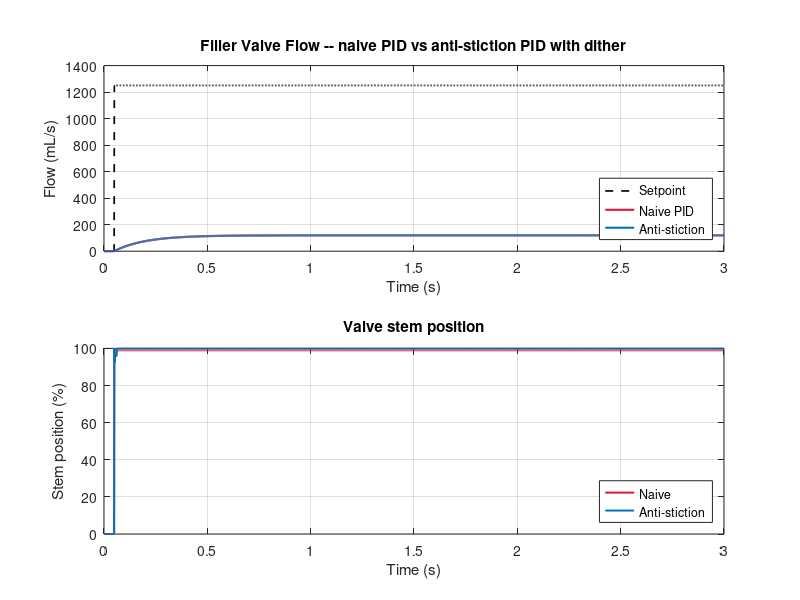
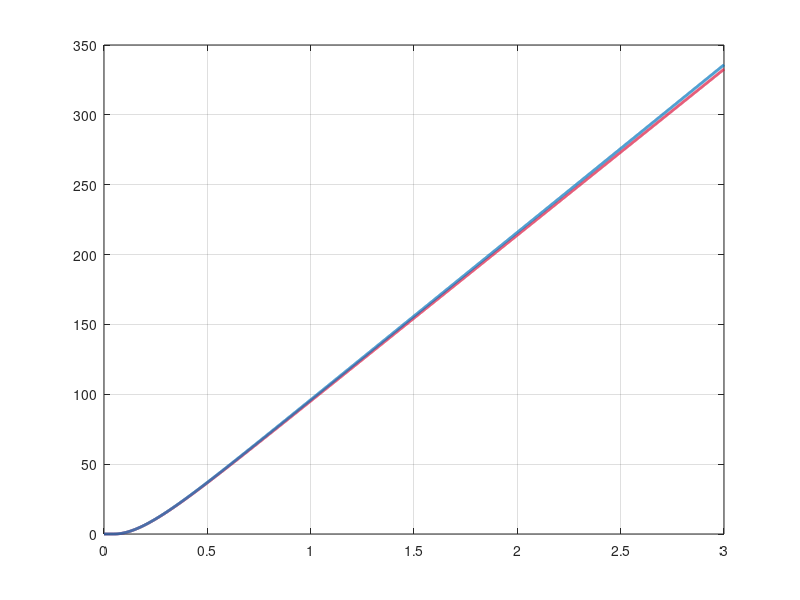

MATLAB code for these plots, in order: (Note: this script raises an error after producing the figures.)
clear; clc; close all;

% =========================================================
% Problem Title  : Filler Valve Nonlinear PID Control
%                  (Stiction + Anti-stiction Dither Comparison)
% Plant          : Pneumatic filler valve on a 24,000 bph Coca-Cola
%                  PET filling line.  Dispenses 500 mL per bottle in
%                  a 0.4 s window. Linear first-order valve dynamics
%                  with a stiction (static friction) nonlinearity in
%                  the valve stem.
% Controller     : PID -- TWO VARIANTS compared in this script:
%                  Variant A -- Naive PID + conditional anti-windup,
%                               no dither
%                  Variant B -- Same PID + conditional anti-windup +
%                               50 Hz anti-stiction dither
%                  NOTE: No closed-form SIMC / IMC tuning formula
%                  applies to this nonlinear plant. Gains are hand-
%                  tuned to stabilise the loop while making the
%                  stiction behaviour clearly visible.
% Difficulty     : HARD
% Plant TF       : G_lin(s) = K / (tau*s + 1)   [linear part]
%                  K            = 1.2   mL/s per % valve opening
%                  tau          = 0.15  s         valve dynamics
%                  Stiction band   = 2.0 %        stem sticks until
%                                    |u_cmd - u_stem| exceeds band
%                  Slip overshoot  = 1.0 %        stem overshoots on
%                                    break-away
% Requirements   : Fill 500 mL per bottle within +/- 2 mL (+/- 0.4 %)
%                  Filling window: 0.4 s active dispense (SP steps
%                    to 500/0.4 mL/s at t = 0.05 s)
%                  Eliminate stiction limit cycles that cause
%                    bottle-to-bottle volume variance
%                  Total settle time within 1.2 s
% =========================================================

% ---- plots/ folder auto-creation ----------------------------------------
script_dir = fileparts(mfilename('fullpath'));
plot_dir   = fullfile(script_dir, 'plots');
if ~exist(plot_dir, 'dir'); mkdir(plot_dir); end

% =========================================================================
% Plant parameters
% =========================================================================
K              = 1.2;    % mL/s per % valve opening
tau            = 0.15;   % s  valve first-order time constant
stiction_band  = 2.0;    % %  stem motion dead-band
slip_overshoot = 1.0;    % %  overshoot on break-away from stiction

% =========================================================================
% Controller gains  (hand-tuned -- identical for both variants)
% =========================================================================
Kp = 0.08;
Ki = 0.35;
Kd = 0.008;

% =========================================================================
% Time vector and setpoint
% =========================================================================
dt = 0.001;              % s
t  = 0:dt:3;             % 3 s simulation
N  = numel(t);

sp           = ones(1, N) .* (500/0.4);   % 1250 mL/s flow target
sp(t < 0.05) = 0;                          % valve closed before bottle trigger

% =========================================================================
% Manual time-stepping simulation  -- both variants
% =========================================================================
y_all    = zeros(2, N);    % flow rate traces
stem_all = zeros(2, N);    % valve stem position traces

for variant = 1:2
    y        = zeros(1, N);
    stem_log = zeros(1, N);
    integ    = 0;
    e_prev   = 0;
    u_cmd    = 0;
    u_stem   = 0;

    for k = 2:N
        e = sp(k) - y(k-1);

        % Conditional anti-windup: freeze integrator when saturated
        if (u_cmd > 0 && u_cmd < 100)
            integ = integ + e * dt;
        end

        deriv = (e - e_prev) / dt;
        u_cmd = Kp*e + Ki*integ + Kd*deriv;

        % Anti-stiction dither (Variant B only) -- 50 Hz square wave
        if variant == 2
            u_cmd = u_cmd + 0.5 * sign(sin(2*pi*50*t(k)));
        end

        u_cmd = max(0, min(100, u_cmd));   % clamp to [0, 100] %

        % Stiction nonlinearity
        if abs(u_cmd - u_stem) > stiction_band
            u_stem = u_cmd + slip_overshoot * sign(u_cmd - u_stem);
            u_stem = max(0, min(100, u_stem));
        end

        % Valve linear dynamics  (forward Euler)
        y(k) = y(k-1) + (dt/tau) * (K * u_stem - y(k-1));

        stem_log(k) = u_stem;
        e_prev      = e;
    end

    y_all(variant, :)    = y;
    stem_all(variant, :) = stem_log;
end

% Extract individual variant results
y_naive    = y_all(1, :);
y_anti     = y_all(2, :);
stem_naive = stem_all(1, :);
stem_anti  = stem_all(2, :);

% =========================================================================
% Cumulative dispensed volume
% =========================================================================
vol_naive = cumtrapz(t, y_naive);
vol_anti  = cumtrapz(t, y_anti);

% =========================================================================
% Colour palette  (CLAUDE.md conventions)
% =========================================================================
coke_red  = [0.86 0.08 0.24];
proc_blue = [0.0  0.45 0.74];
neut_gray = [0.4  0.4  0.4];

% =========================================================================
% Figure 1 -- Flow rate and valve stem position  (2x1 subplot)
% =========================================================================
fig1 = figure('Position', [100 100 1000 600], 'Color', 'w');

subplot(2, 1, 1);
h1 = plot(t, sp,       '--k',       'LineWidth', 1.2);
hold on;  grid on;
h2 = plot(t, y_naive,  'Color', coke_red,  'LineWidth', 1.5);
h3 = plot(t, y_anti,   'Color', proc_blue, 'LineWidth', 1.5);
xlabel('Time (s)');
ylabel('Flow (mL/s)');
title('Filler Valve Flow -- naive PID vs anti-stiction PID with dither');
legend([h1, h2, h3], {'Setpoint', 'Naive PID', 'Anti-stiction'}, ...
       'Location', 'southeast');

subplot(2, 1, 2);
h4 = plot(t, stem_naive, 'Color', coke_red,  'LineWidth', 1.4);
hold on;  grid on;
h5 = plot(t, stem_anti,  'Color', proc_blue, 'LineWidth', 1.4);
xlabel('Time (s)');
ylabel('Stem position (%)');
title('Valve stem position');
legend([h4, h5], {'Naive', 'Anti-stiction'}, 'Location', 'southeast');

saveas(fig1, fullfile(plot_dir, 'problem4_flow_and_stem.png'));

% =========================================================================
% Figure 2 -- Cumulative dispensed volume
% =========================================================================
fig2 = figure('Position', [100 100 900 500], 'Color', 'w');

h6 = plot(t, vol_naive, 'Color', coke_red,  'LineWidth', 2);
hold on;  grid on;
h7 = plot(t, vol_anti,  'Color', proc_blue, 'LineWidth', 2);

h8    = yline(500, '--k', '500 mL target');
h8.LineWidth = 1.2;
h9    = yline(502, ':');
h9_lo = yline(498, ':');
h9.Color              = neut_gray;
h9_lo.Color           = neut_gray;
h9_lo.HandleVisibility = 'off';    % single legend entry for both band lines

xlabel('Time (s)');
ylabel('Dispensed volume (mL)');
title('Cumulative dispensed volume per bottle');
legend([h6, h7, h8, h9], ...
       {'Naive PID', 'Anti-stiction PID', 'Target', '\pm2 mL band'}, ...
       'Location', 'southeast');

saveas(fig2, fullfile(plot_dir, 'problem4_volume.png'));

% =========================================================================
% Console output
% =========================================================================
fprintf('\n--- Problem 4: Filler valve nonlinear PID ---\n');
fprintf('Plant:        K=%.1f  tau=%.2f s  (linear part)\n', K, tau);
fprintf('              Stiction band=%.1f %%  Slip jump=%.1f %%  (nonlinear part)\n', ...
        stiction_band, slip_overshoot);
fprintf('Method:       Hand-tuned PID, both variants share Kp=%.3f, Ki=%.3f, Kd=%.4f\n', ...
        Kp, Ki, Kd);
fprintf('              Variant B adds 50 Hz, +/-0.5 %% anti-stiction dither.\n');
fprintf('Naive PID:    Final volume = %.2f mL   (target 500, tolerance +/- 2)\n', ...
        vol_naive(end));
fprintf('Anti-stiction:Final volume = %.2f mL\n', vol_anti(end));
fprintf('Note:         Anti-stiction keeps the stem moving through the\n');
fprintf('              dead-band; the resulting limit-cycle elimination is\n');
fprintf('              the lesson of this problem.\n');
fprintf('Plots saved to: %s\n\n', plot_dir);
